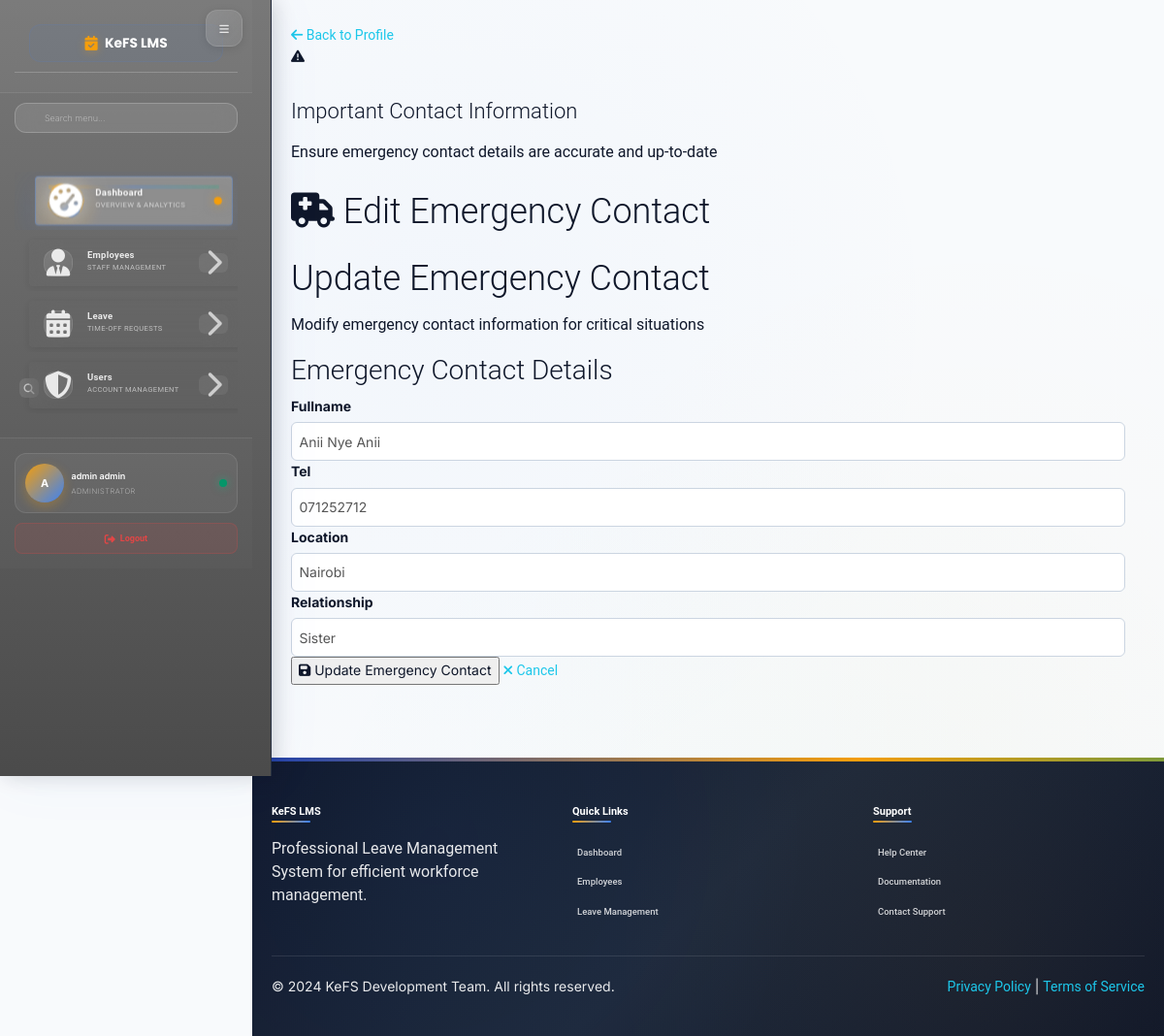
The page /dashboard/employee/emergency/edit/2/ (signed in) on the database its author committed.
### employee/models.py (models this page shows, shortened)
class CustomUser(AbstractUser): #auth_base.AbstractBaseUser
    HR = 1
    SUPERVISOR = 2
    USER = 3
    ROLE_CHOICES = (
        (HR, 'hr'),
        (SUPERVISOR, 'supervisor'),
        (USER, 'user'),
    )
    first_name = models.CharField(max_length=100)
    last_name = models.CharField(max_length=100)
    username = models.CharField(max_length=100)
    email = models.EmailField(unique=True)
    phone_number = models.CharField(max_length=100)
    role = models.PositiveSmallIntegerField(choices=ROLE_CHOICES, blank=True, null=True)
    date_joined = models.DateTimeField(auto_now_add=True)
    last_login = models.DateTimeField(auto_now=True)
    created_date = models.DateField(auto_now_add=True)
    modified_date = models.DateField(auto_now=True)
    is_active = models.BooleanField(default=False)
    is_admin = models.BooleanField(default=False)
    is_superuser = models.BooleanField(default=False)
    is_staff = models.BooleanField(default=False)
    objects = UserManager()
    USERNAME_FIELD = 'email'
    REQUIRED_FIELDS = ['username', 'first_name', 'last_name']

class Emergency(models.Model):
    user = models.ForeignKey(settings.AUTH_USER_MODEL, on_delete=models.CASCADE)
    employee = models.ForeignKey(Employee, on_delete=models.CASCADE)  # Assuming you have an Employee model
    fullname = models.CharField(max_length=100, blank=True)
    tel = models.CharField(max_length=20, blank=True)
    location = models.CharField(max_length=255, blank=True)
    relationship = models.CharField(max_length=100, blank=True)
    updated = models.DateTimeField(auto_now=True)

### dashboard/views.py (the view)
# urls.py: path('employee/emergency/edit/<int:id>/', views.emergency_update, name='emergencyupdate'),
def emergency_update(request, id):
    if not (request.user.is_authenticated and (request.user.is_superuser or request.user.is_staff)):
        return redirect('/')
    employee = get_object_or_404(Employee, id=id)
    family = get_object_or_404(Emergency, employee=employee)
    if request.method == 'POST':
        form = EmergencyCreateForm(request.POST, request.FILES, instance=family)
        if form.is_valid():
            form.save()
            messages.success(request, 'Emergency Information Updated Successfully !!!',
                             extra_tags='alert alert-success alert-dismissible show')
            return redirect('dashboard:employees')
        else:
            messages.error(request, 'Error Updating Emergency Information', extra_tags='alert alert-warning alert-dismissible show')
            return HttpResponse("Form data not valid")
    else:
        form = EmergencyCreateForm(instance=family)
    dataset = {
        'form': form,
        'title': f'Edit Emergency Information - {employee.get_full_name}'  # Accessing as a property or field
    }
    return render(request, 'dashboard/employee_emergency_edit.html', dataset)

### employee/forms.py
class EmergencyCreateForm(forms.ModelForm):
    class Meta:
        model = Emergency
        fields = ['fullname', 'tel', 'location', 'relationship']
        widgets = {
            'fullname': forms.TextInput(attrs={'class': 'form-control'}),
            'tel': forms.TextInput(attrs={'class': 'form-control'}),
            'location': forms.TextInput(attrs={'class': 'form-control'}),
            'relationship': forms.TextInput(attrs={'class': 'form-control'}),
        }

### employee/managers.py (called while the page is built)
    def get_queryset(self):
        return super().get_queryset().filter(is_deleted=False)

### employee/models.py (called while the page is built)
    @property
    def get_full_name(self):
        if self.othername:
            return f"{self.firstname} {self.lastname} {self.othername}"
        return f"{self.firstname} {self.lastname}"

### templates/dashboard/employee_emergency_edit.html (shortened to what this page needs)
{% extends '_layout.html' %}
{% load static %}
{% load crispy_forms_tags %}
{% block content %}
<div class="edit-page-container">
    <div class="container-fluid">
        <a href="{% url 'dashboard:employeeinfo' form.instance.employee.id %}" class="back-link">
            <i class="fas fa-arrow-left"></i> Back to Profile
        </a>
        <div class="emergency-alert">
            <i class="fas fa-exclamation-triangle"></i>
            <h4>Important Contact Information</h4>
            <p>Ensure emergency contact details are accurate and up-to-date</p>
        </div>
        <div class="edit-form-card">
            <h2 class="edit-header">
                <i class="fas fa-ambulance"></i> Edit Emergency Contact
            </h2>
            <div class="edit-body">
                <div class="edit-title">
                    <h2>Update Emergency Contact</h2>
                    <p>Modify emergency contact information for critical situations</p>
                </div>
                <div class="form-section">
                    <h3 class="form-section-title">Emergency Contact Details</h3>
                    <form action="" method="POST" enctype="multipart/form-data" id="edit-form">
                        {{ form|crispy }}
                    </form>
                </div>
                <div class="form-actions">
                    <button type="submit" form="edit-form" class="btn-update">
                        <i class="fas fa-save"></i> Update Emergency Contact
                    </button>
                    <a href="{% url 'dashboard:employeeinfo' form.instance.employee.id %}" class="btn-cancel">
                        <i class="fas fa-times"></i> Cancel
                    </a>
                </div>
            </div>
        </div>
    </div>
</div>
{% endblock %}

### templates/_layout.html (shortened to what this page needs)
{% load static %}
<!doctype html>
<html lang="en">
<head>
    <link rel="stylesheet" href="https://cdnjs.cloudflare.com/ajax/libs/font-awesome/6.4.0/css/all.min.css">
    <link href="{% static 'css/bootstrap.min.css' %}" rel="stylesheet" />
    <link href="{% static 'css/animate.min.css' %}" rel="stylesheet"/>
    <link href="{% static 'css/light-bootstrap-dashboard.css' %}" rel="stylesheet"/>
    <link rel="stylesheet" href="https://code.jquery.com/ui/1.12.1/themes/base/jquery-ui.css">
</head>
<body>
    <div class="sidebar" id="sidebar">
        <div class="sidebar-wrapper">
            <div class="sidebar-header">
                <button class="sidebar-toggle" id="sidebar-toggle" aria-label="Toggle sidebar">
                    <i class="fas fa-bars"></i>
                </button>
                <div class="logo">
                    <a href="{% url 'dashboard:dashboard' %}">
                        <i class="fas fa-calendar-check"></i>
                        <span>KeFS LMS</span>
                    </a>
                </div>
            </div>
            <div class="sidebar-search">
                <i class="fas fa-search search-icon"></i>
                <input type="text" class="search-input" placeholder="Search menu..." id="sidebar-search">
            </div>
            <nav>
                <ul class="nav">
                    <li class="nav-item active">
                        <a href="{% url 'dashboard:dashboard' %}" class="nav-link">
                            <div class="nav-icon-wrapper">
                                <i class="fas fa-gauge-high nav-icon"></i>
                                <div class="nav-icon-glow"></div>
                            </div>
                            <div class="nav-content">
                                <span class="nav-title">Dashboard</span>
                                <span class="nav-subtitle">Overview & Analytics</span>
                            </div>
                            <div class="nav-indicator active"></div>
                        </a>
                    </li>
                    {% if request.user.is_superuser or request.user.is_staff %}
                    <li class="nav-item dropdown">
                        <a href="#" class="nav-link dropdown-toggle">
                            <div class="nav-icon-wrapper">
                                <i class="fas fa-user-tie nav-icon"></i>
                            </div>
                            <div class="nav-content">
                                <span class="nav-title">Employees</span>
                                <span class="nav-subtitle">Staff Management</span>
                            </div>
                            <i class="fas fa-chevron-right chevron-icon"></i>
                        </a>
                    </li>
                    {% endif %}
                    <li class="nav-item dropdown">
                        <a href="#" class="nav-link dropdown-toggle">
                            <div class="nav-icon-wrapper">
                                <i class="fas fa-calendar-days nav-icon"></i>
                            </div>
                            <div class="nav-content">
                                <span class="nav-title">Leave</span>
                                <span class="nav-subtitle">Time-off Requests</span>
                            </div>
                            <i class="fas fa-chevron-right chevron-icon"></i>
                        </a>
                    </li>
                    {% if request.user.is_superuser or request.user.is_staff %}
                    <li class="nav-item dropdown">
                        <a href="#" class="nav-link dropdown-toggle">
                            <div class="nav-icon-wrapper">
                                <i class="fas fa-shield-halved nav-icon"></i>
                            </div>
                            <div class="nav-content">
                                <span class="nav-title">Users</span>
                                <span class="nav-subtitle">Account Management</span>
                            </div>
                            <i class="fas fa-chevron-right chevron-icon"></i>
                        </a>
                    </li>
                    {% endif %}
                </ul>
            </nav>
            <div class="sidebar-profile">
                <div class="user-profile">
                    <div class="user-avatar">
                        {{ request.user.get_full_name|slice:":1"|default:request.user.username|slice:":1"|upper }}
                    </div>
                    <div class="user-info">
                        <div class="user-name">{{ request.user.get_full_name|truncatechars:15|default:request.user.username|truncatechars:15 }}</div>
                        <div class="user-role">
                            {% if request.user.is_superuser %}Administrator{% elif request.user.is_staff %}Staff{% else %}Employee{% endif %}
                        </div>
                    </div>
                    <div class="user-status" title="Online"></div>
                </div>
                <div class="sidebar-logout">
                    <a href="{% url 'accounts:logout' %}" class="logout-btn">
                        <i class="fas fa-sign-out-alt"></i>
                        <span>Logout</span>
                    </a>
                </div>
            </div>
        </div>
    </div>
    <div class="main-panel">
        <main id="main-content" class="main-content">
            {% block content %}{% endblock %}
        </main>
        <footer class="app-footer">
            <div class="footer-content">
                <div class="footer-section">
                    <h5>KeFS LMS</h5>
                    <p>Professional Leave Management System for efficient workforce management.</p>
                </div>
                <div class="footer-section">
                    <h5>Quick Links</h5>
                    <ul class="footer-links">
                        <li><a href="{% url 'dashboard:dashboard' %}">Dashboard</a></li>
                        <li><a href="{% url 'dashboard:employees' %}">Employees</a></li>
                        <li><a href="{% url 'dashboard:staffleavetable' %}">Leave Management</a></li>
                    </ul>
                </div>
                <div class="footer-section">
                    <h5>Support</h5>
                    <ul class="footer-links">
                        <li><a href="#">Help Center</a></li>
                        <li><a href="#">Documentation</a></li>
                        <li><a href="#">Contact Support</a></li>
                    </ul>
                </div>
            </div>
            <div class="footer-bottom">
                <div>&copy; 2024 KeFS Development Team. All rights reserved.</div>
                <div>
                    <a href="#">Privacy Policy</a> | <a href="#">Terms of Service</a>
                </div>
            </div>
        </footer>
    </div>
</body>
</html>

### rows shown on the page
CustomUser: user.get_full_name "A", user.get_full_name "admin admin"
Emergency: fullname "Anii Nye Anii", tel "071252712", location "Nairobi", relationship "Sister"
